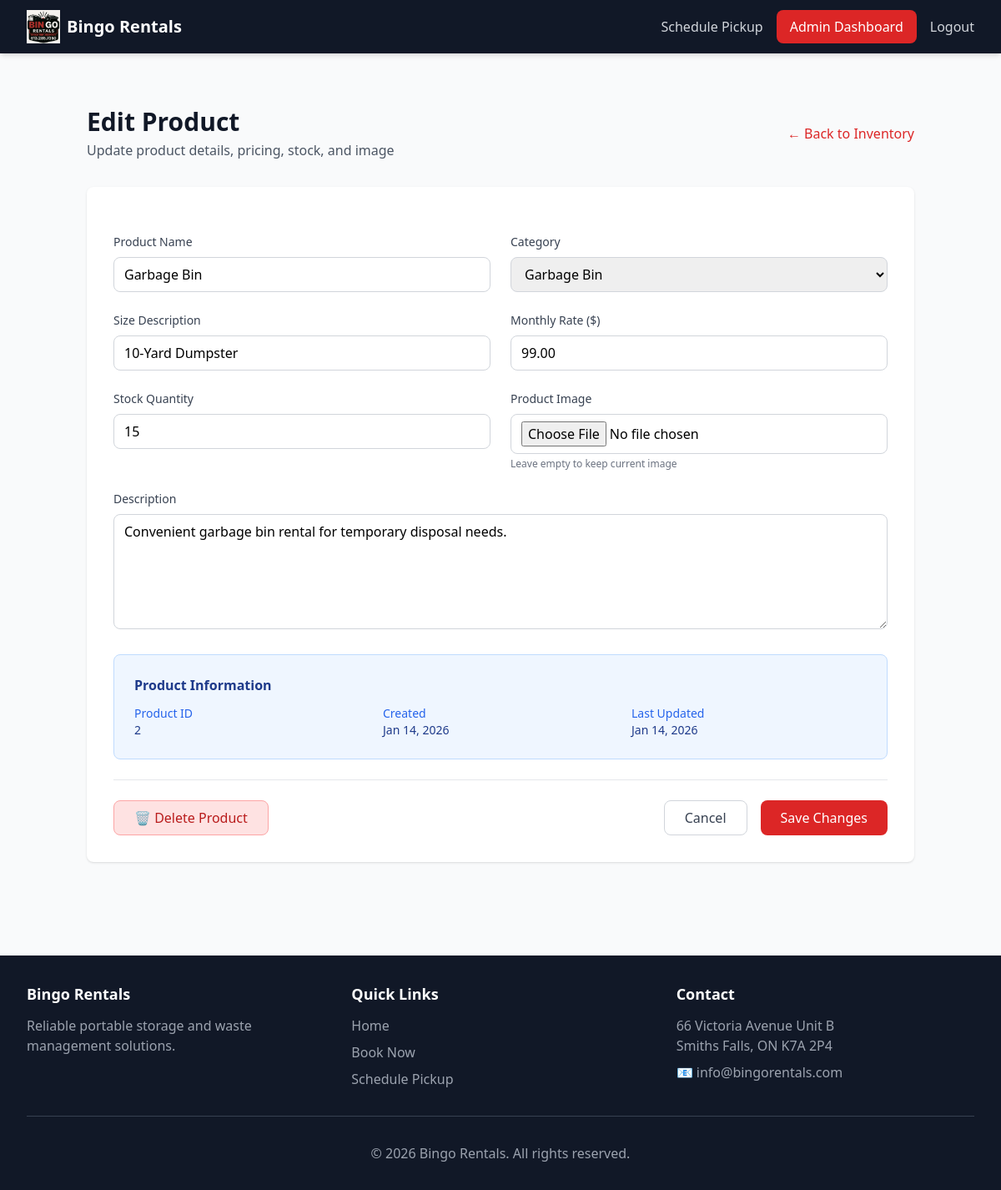
/dashboard/inventory/2/edit/ (signed in), run on an earlier commit of the app's database.
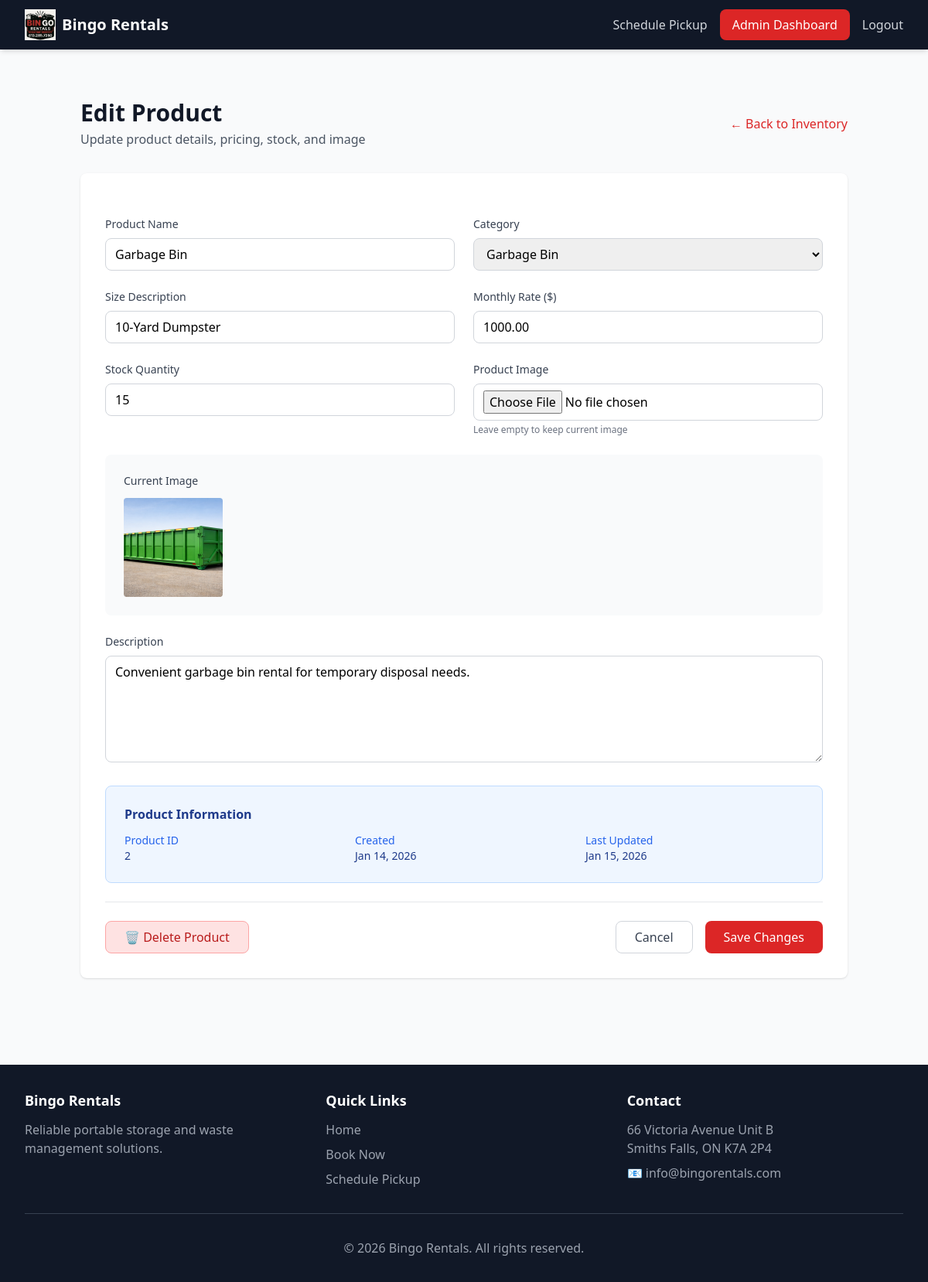
And on a later commit of the database.
### products/models.py (models this page shows, shortened)
class Product(models.Model):
    name = models.CharField(max_length=200)
    slug = models.SlugField(unique=True, blank=True)
    category = models.CharField(
        max_length=20,
        choices=ProductCategory.choices
    )
    description = models.TextField()
    size_description = models.CharField(
        max_length=100,
        help_text="e.g., '8ft or 16ft Units' or '10-Yard Dumpster'"
    )
    monthly_rate = models.DecimalField(
        max_digits=10,
        decimal_places=2,
        validators=[MinValueValidator(0)]
    )
    image = models.ImageField(upload_to='products/')
    stock_quantity = models.IntegerField(
        default=0,
        validators=[MinValueValidator(0)],
        help_text="Total available units"
    )
    is_active = models.BooleanField(default=True)
    created_at = models.DateTimeField(auto_now_add=True)
    updated_at = models.DateTimeField(auto_now=True)
    class Meta:
        ordering = ['category', 'name']

### dashboard/views.py (the view)
    def wrapper(request, *args, **kwargs):
        if not request.user.is_authenticated:
            return redirect('booking:staff_login')
        if not request.user.is_staff:
            messages.error(request, 'You do not have permission to access this page.')
            return redirect('home')
        return view_func(request, *args, **kwargs)

### dashboard/views.py (called while the page is built, shortened)
def staff_required(view_func):
    def wrapper(request, *args, **kwargs):
        if not request.user.is_authenticated:
            return redirect('booking:staff_login')
        if not request.user.is_staff:
            messages.error(request, 'You do not have permission to access this page.')
            return redirect('home')
        return view_func(request, *args, **kwargs)
    return wrapper

@staff_required
def edit_product(request, product_id):
    product = get_object_or_404(Product, id=product_id)
    context = {
        'product': product,
        'categories': Product._meta.get_field('category').choices,
        'page_title': f'Edit {product.name}'
    }
    return render(request, 'dashboard/edit_product.html', context)

### templates/dashboard/edit_product.html (shortened to what the changed rows need)
{% extends 'base.html' %}
{% block content %}
<div class="container mx-auto px-4 py-8">
    <div class="flex items-center justify-between mb-8">
        <div>
            <h1 class="text-3xl font-bold text-gray-900">Edit Product</h1>
        </div>
    </div>
    <div class="bg-white rounded-lg shadow p-8">
        <form method="post" enctype="multipart/form-data" class="space-y-6">
            <div class="grid grid-cols-1 md:grid-cols-2 gap-6">
                <div>
                    <label for="name" class="block text-sm font-medium text-gray-700 mb-2">Product Name</label>
                    <input
                        type="text"
                        id="name"
                        name="name"
                        value="{{ product.name }}"
                        required
                        class="w-full rounded-lg border border-gray-300 px-3 py-2 focus:border-red-500 focus:ring-1 focus:ring-red-500"
                    >
                </div>
                <div>
                    <label for="category" class="block text-sm font-medium text-gray-700 mb-2">Category</label>
                    <select id="category" name="category" required class="w-full rounded-lg border border-gray-300 px-3 py-2 focus:border-red-500 focus:ring-1 focus:ring-red-500">
                        {% for value, label in categories %}
                        <option value="{{ value }}" {% if product.category == value %}selected{% endif %}>{{ label }}</option>
                        {% endfor %}
                    </select>
                </div>
                <div>
                    <label for="size_description" class="block text-sm font-medium text-gray-700 mb-2">Size Description</label>
                    <input
                        type="text"
                        id="size_description"
                        name="size_description"
                        value="{{ product.size_description }}"
                        required
                        placeholder="e.g., 8ft or 16ft Units"
                        class="w-full rounded-lg border border-gray-300 px-3 py-2 focus:border-red-500 focus:ring-1 focus:ring-red-500"
                    >
                </div>
                <div>
                    <label for="monthly_rate" class="block text-sm font-medium text-gray-700 mb-2">Monthly Rate ($)</label>
                    <input
                        type="number"
                        id="monthly_rate"
                        name="monthly_rate"
                        step="0.01"
                        min="0"
                        value="{{ product.monthly_rate }}"
                        required
                        class="w-full rounded-lg border border-gray-300 px-3 py-2 focus:border-red-500 focus:ring-1 focus:ring-red-500"
                    >
                </div>
                <div>
                    <label for="stock_quantity" class="block text-sm font-medium text-gray-700 mb-2">Stock Quantity</label>
                    <input
                        type="number"
                        id="stock_quantity"
                        name="stock_quantity"
                        min="0"
                        value="{{ product.stock_quantity }}"
                        required
                        class="w-full rounded-lg border border-gray-300 px-3 py-2 focus:border-red-500 focus:ring-1 focus:ring-red-500"
                    >
                </div>
            </div>
            {% if product.image %}
            <div class="bg-gray-50 rounded-lg p-6">
                <p class="text-sm font-medium text-gray-700 mb-3">Current Image</p>
                <img src="{{ product.image.url }}" alt="{{ product.name }}" class="h-32 w-32 rounded object-cover">
            </div>
            {% endif %}
            <div>
                <label for="description" class="block text-sm font-medium text-gray-700 mb-2">Description</label>
                <textarea
                    id="description"
                    name="description"
                    required
                    rows="5"
                    class="w-full rounded-lg border border-gray-300 px-3 py-2 focus:border-red-500 focus:ring-1 focus:ring-red-500"
                >{{ product.description }}</textarea>
            </div>
            <div class="bg-blue-50 rounded-lg p-6 border border-blue-200">
                <div class="grid grid-cols-1 md:grid-cols-3 gap-4 text-sm">
                    <div>
                        <p class="text-blue-600 font-medium">Product ID</p>
                        <p class="text-blue-900">{{ product.id }}</p>
                    </div>
                    <div>
                        <p class="text-blue-600 font-medium">Created</p>
                        <p class="text-blue-900">{{ product.created_at|date:"M d, Y" }}</p>
                    </div>
                    <div>
                        <p class="text-blue-600 font-medium">Last Updated</p>
                        <p class="text-blue-900">{{ product.updated_at|date:"M d, Y" }}</p>
                    </div>
                </div>
            </div>
        </form>
    </div>
</div>
{% endblock %}

What changed in the data, as far as the page shows it:
changed Product "Garbage Bin": monthly_rate "99.00" → "1000.00"; image: picture added; updated_at "Jan 14, 2026" → "Jan 15, 2026"
Also different on the page:
text now shown: "Current Image"
